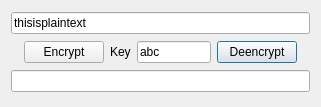
<?xml version="1.0" encoding="UTF-8"?>
<ui version="4.0">
 <class>QtVigenereCipherMainDialog</class>
 <widget class="QDialog" name="QtVigenereCipherMainDialog">
  <property name="geometry">
   <rect>
    <x>0</x>
    <y>0</y>
    <width>321</width>
    <height>107</height>
   </rect>
  </property>
  <property name="windowTitle">
   <string>VigenereCipher</string>
  </property>
  <property name="windowIcon">
   <iconset resource="VigenereCipher.qrc">
    <normaloff>:/images/R.png</normaloff>:/images/R.png</iconset>
  </property>
  <layout class="QGridLayout" name="gridLayout">
   <item row="1" column="5">
    <widget class="QLabel" name="label_arrow_up">
     <property name="text">
      <string/>
     </property>
     <property name="pixmap">
      <pixmap resource="VigenereCipher.qrc">:/images/VigenereCipherArrowUp16x16.png</pixmap>
     </property>
    </widget>
   </item>
   <item row="1" column="4">
    <widget class="QPushButton" name="button_deencrypt">
     <property name="text">
      <string>Deencrypt</string>
     </property>
    </widget>
   </item>
   <item row="1" column="1">
    <widget class="QPushButton" name="button_encrypt">
     <property name="text">
      <string>Encrypt</string>
     </property>
    </widget>
   </item>
   <item row="1" column="0">
    <widget class="QLabel" name="label_arrow_down">
     <property name="text">
      <string/>
     </property>
     <property name="pixmap">
      <pixmap resource="VigenereCipher.qrc">:/images/VigenereCipherArrowDown16x16.png</pixmap>
     </property>
    </widget>
   </item>
   <item row="0" column="0" colspan="6">
    <widget class="QLineEdit" name="edit_plaintext">
     <property name="text">
      <string>thisisplaintext</string>
     </property>
    </widget>
   </item>
   <item row="1" column="2">
    <widget class="QLabel" name="label_key">
     <property name="text">
      <string>Key</string>
     </property>
    </widget>
   </item>
   <item row="2" column="0" colspan="6">
    <widget class="QLineEdit" name="edit_encrypted_text"/>
   </item>
   <item row="1" column="3">
    <widget class="QLineEdit" name="edit_key">
     <property name="text">
      <string>abc</string>
     </property>
    </widget>
   </item>
  </layout>
 </widget>
 <layoutdefault spacing="6" margin="11"/>
 <resources>
  <include location="VigenereCipher.qrc"/>
 </resources>
 <connections/>
</ui>
